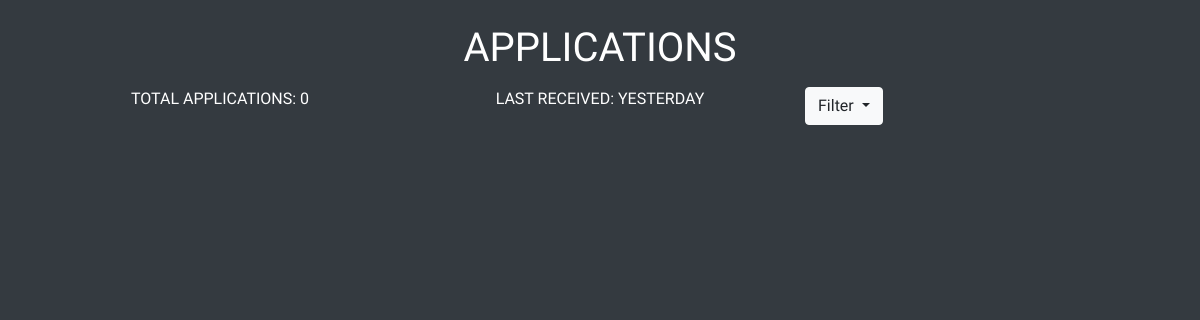
Before: /applications with the older database file.
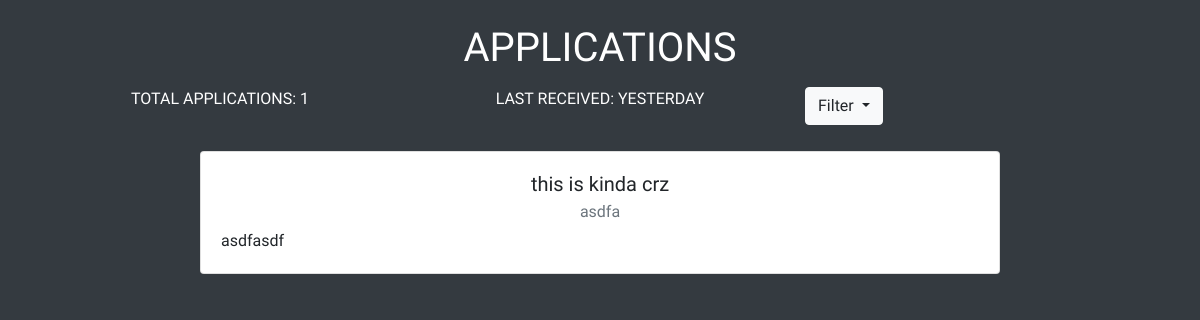
After: the same page with the newer database file.
### app.py (models this page shows)
class Application(db.Model):
    id = db.Column(db.Integer, primary_key = True)
    name = db.Column(db.String(50), unique = True, index = True)
    number = db.Column(db.String(15), unique = True, index = False)
    description = db.Column(db.String(1000), unique = True, index = False)

### routes.py (the view)
@app.route('/applications')
def applications():
    applications = Application.query.all()
    return render_template(
        "applications.html",
        applications=applications, totalapplications=len(applications),
    )

### templates/applications.html (shortened to what this page needs)
{% extends "baseEmpty.html" %}
{% block content %}
    <div class="container-fluid mt-4">
        <h1 class="text-center text-uppercase font-weight-light text-white">Applications</h1>
    </div>
    <div class="container">
        <div class="row">
            <div class="col-sm">
                <p class="text-white text-uppercase text-center">Total Applications: {{ totalapplications }}</p>
            </div>
            <div class="col-sm">
                <p class="text-white text-uppercase text-center">Last Received: Yesterday</p>
            </div>
            <div class="col-sm">
                <div class="dropdown">
                    <button class="btn btn-light dropdown-toggle" type="button" id="dropdownMenuButton" data-toggle="dropdown" aria-haspopup="true" aria-expanded="false">
                      Filter
                    </button>
                  </div>
            </div>
        </div>
    </div>
    <div class="containter w-100">
        {% for app in applications %}
        <div class="row">
            <div class="col">
                <div class="card mx-auto mt-4" style="width: 50rem;">
                    <div class="card-body">
                    <h5 class="card-title text-center">{{ app.name }}</h5>
                    <h6 class="card-subtitle mb-2 text-muted text-center">{{ app.number }}</h6>
                    <p class="card-text">{{ app.description }}</p>
                    </div>
                </div>
            </div>
        </div>
        {% endfor %}
    </div>
{% endblock %}

Changed rows visible on the page:
added Application: name "this is kinda crz", number "asdfa", description "asdfasdf"
Other visible differences:
{{ totalapplications }}: "0" → "1"
